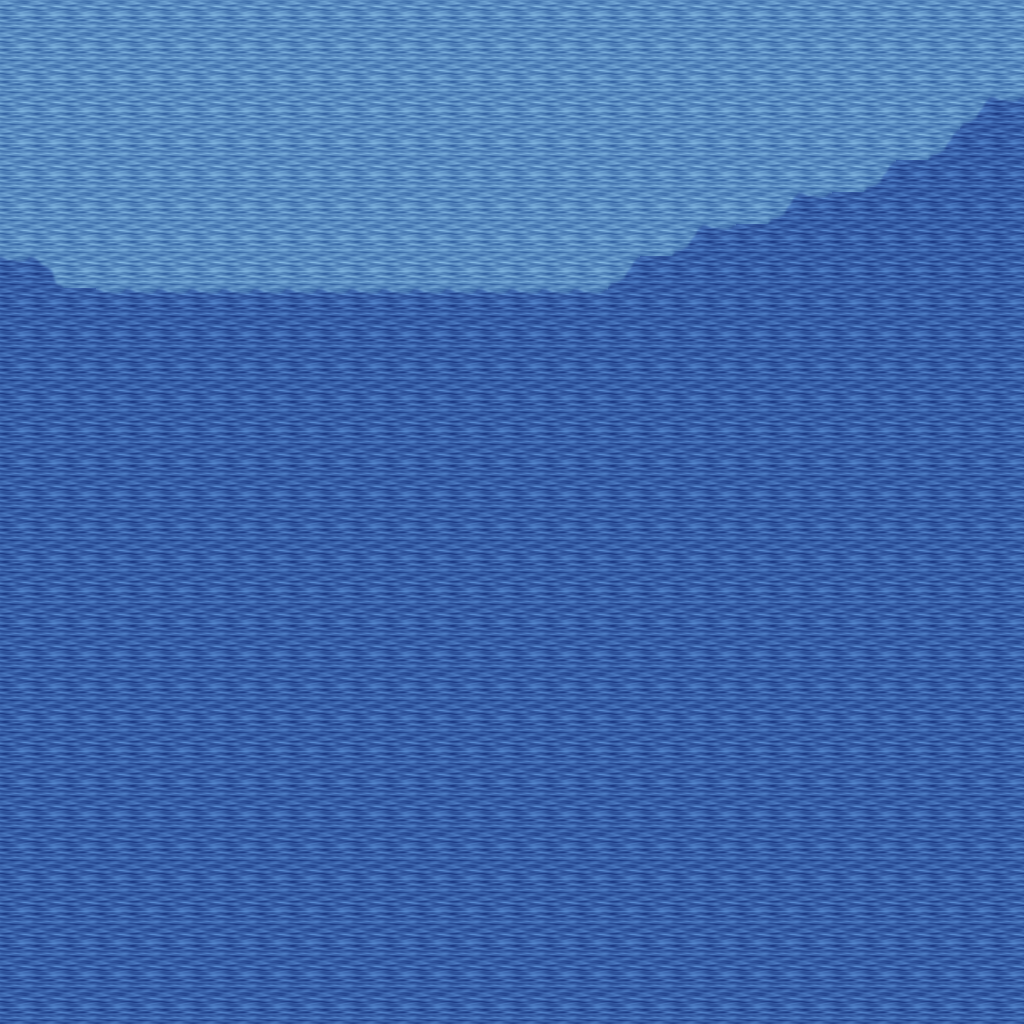

A level layout from a 2D game, rendered from its tile map. Below: a short description, then the map file with tile-grid data replaced by summaries:
An orthogonal 32x32 tile map with 32x32 px tiles, 5 tile layers (Ground, Objects, Objects2, Above, ...), 1 hidden layer not drawn, 13 tilesets.

<map version="1.10" tiledversion="1.11.0" orientation="orthogonal" renderorder="right-down" width="32" height="32" tilewidth="32" tileheight="32" infinite="0" nextlayerid="11" nextobjectid="1">
 <tileset firstgid="1" name="ground_ground" tilewidth="32" tileheight="32" tilecount="33" columns="3">
  <image source="../drawable/ground_ground.png" width="96" height="352" />
 </tileset>
 <tileset firstgid="34" name="ground_water_pool" tilewidth="32" tileheight="32" tilecount="72" columns="3">
  <image source="../drawable/ground_water_pool.png" width="96" height="768" />
 </tileset>
 <tileset firstgid="106" name="plant_tree_tree_darkgreen" tilewidth="32" tileheight="32" tilecount="88" columns="8">
  <image source="../drawable/plant_tree_tree_darkgreen.png" width="256" height="352" />
 </tileset>
 <tileset firstgid="194" name="ground_grass_edges" tilewidth="32" tileheight="32" tilecount="36" columns="12">
  <image source="../drawable/ground_grass_edges.png" width="384" height="96" />
 </tileset>
 <tileset firstgid="230" name="ground_grass_corners" tilewidth="32" tileheight="32" tilecount="24" columns="6">
  <image source="../drawable/ground_grass_corners.png" width="192" height="128" />
 </tileset>
 <tileset firstgid="254" name="plant_flower_daisy_white" tilewidth="32" tileheight="32" tilecount="8" columns="2">
  <image source="../drawable/plant_flower_daisy_white.png" width="64" height="128" />
 </tileset>
 <tileset firstgid="262" name="plant_grasses" tilewidth="32" tileheight="32" tilecount="6" columns="3">
  <image source="../drawable/plant_grasses.png" width="96" height="64" />
 </tileset>
 <tileset firstgid="268" name="ground_pothole" tilewidth="32" tileheight="32" tilecount="4" columns="4">
  <image source="../drawable/ground_pothole.png" width="128" height="32" />
 </tileset>
 <tileset firstgid="272" name="logic_item_resources" tilewidth="32" tileheight="32" tilecount="6" columns="6">
  <image source="../drawable/logic_item_resources.png" width="192" height="32" />
 </tileset>
 <tileset firstgid="278" name="logic_creature_elf" tilewidth="32" tileheight="32" tilecount="16" columns="8">
  <image source="../drawable/logic_creature_elf.png" width="256" height="64" />
 </tileset>
 <tileset firstgid="294" name="logic_item_mushroom" tilewidth="32" tileheight="32" tilecount="6" columns="6">
  <image source="../drawable/logic_item_mushroom.png" width="192" height="32" />
 </tileset>
 <tileset firstgid="300" name="logic_portal" tilewidth="32" tileheight="32" tilecount="24" columns="8">
  <image source="../drawable/logic_portal.png" width="256" height="96" />
 </tileset>
 <tileset firstgid="324" name="logic_collision" tilewidth="32" tileheight="32" tilecount="1" columns="1">
  <image source="../drawable/logic_collision.png" width="32" height="32" />
 </tileset>
 <layer id="1" name="Ground" width="32" height="32">
  <data>[1024 cells, 1024 non-empty, 5 distinct tile ids]</data>
 </layer>
 <layer id="2" name="Objects" width="32" height="32">
  <data>[1024 cells, 0 non-empty, 0 distinct tile ids]</data>
 </layer>
 <layer id="3" name="Objects2" width="32" height="32">
  <data>[1024 cells, 0 non-empty, 0 distinct tile ids]</data>
 </layer>
 <layer id="4" name="Above" width="32" height="32">
  <data>[1024 cells, 0 non-empty, 0 distinct tile ids]</data>
 </layer>
 <layer id="5" name="Above2" width="32" height="32">
  <data>[1024 cells, 0 non-empty, 0 distinct tile ids]</data>
 </layer>
 <layer id="6" name="Walkable" width="32" height="32" visible="0">
  <data>[1024 cells, 780 non-empty, 1 distinct tile ids]</data>
 </layer>
 <objectgroup id="7" name="Mapevents" />
 <objectgroup id="8" name="Spawn" />
 <objectgroup id="9" name="Keys" />
 <objectgroup id="10" name="Replace" />
</map>
